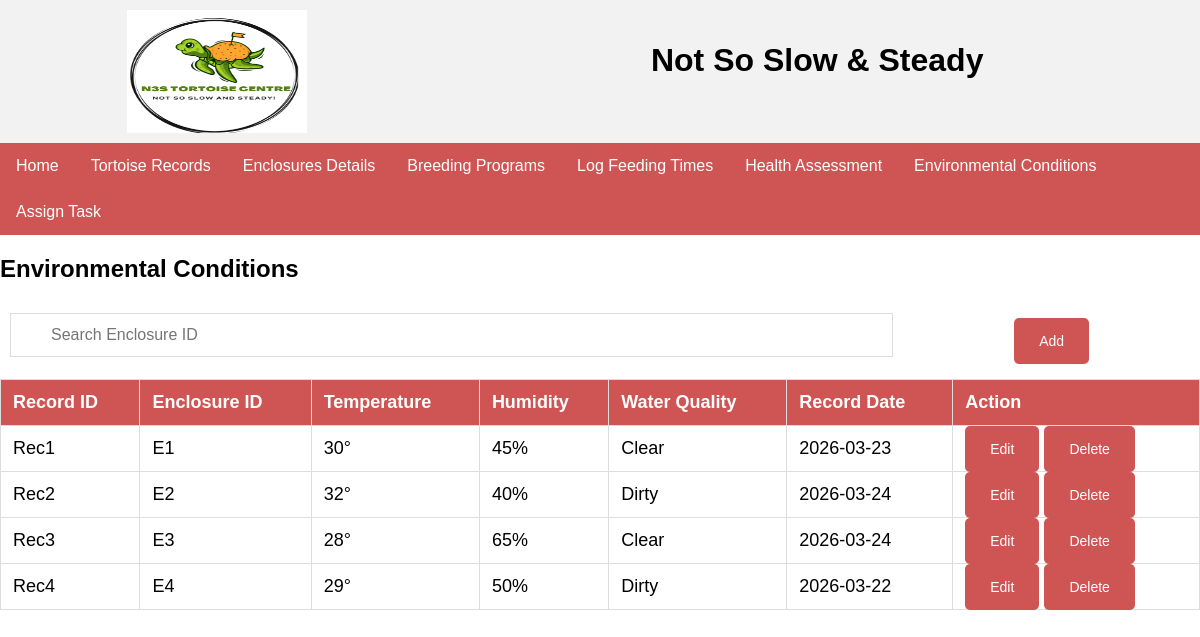
Page /environmentalConditions.php on the committed database.
### tables this page shows
CREATE TABLE `econditions` (
  `recordID` varchar(100) NOT NULL,
  `enclosureID` varchar(100) NOT NULL,
  `temperature` varchar(100) NOT NULL,
  `humidity` varchar(100) NOT NULL,
  `waterQuality` varchar(100) NOT NULL,
  `record_Date` date NOT NULL
);

### environmentalConditions.php (the view, shortened to what this page needs)
<?php
include "./db.php";
$sql = " SELECT recordID, enclosureID, temperature, humidity, waterQuality, record_Date  FROM econditions";
$result = $conn->query($sql);
?>
<!DOCTYPE html>
<html>
<head>
</head>
<body>
<table>
    <td style="border: 0px solid #ddd;"><img src="logo.png" width="180" height="123"></td>
    <td style="border: 0px solid #ddd;"><h1>Not So Slow & Steady</h1></td>
</table>
<ul>
  <li><a href="home.php">Home</a></li>
  <li><a href="tortoiseRecords.php">Tortoise Records</a></li>
  <li><a href="enclosure.php">Enclosures Details</a></li>
  <li><a href="breedingProgram.php">Breeding Programs</a></li>
  <li><a href="FeedingTimes.php">Log Feeding Times</a></li>
  <li><a href="healthAssessment.php">Health Assessment</a></li>
  <li><a href="environmentalConditions.php">Environmental Conditions</a></li>
  <li><a href="assignTask.php">Assign Task</a></li>
</ul>
<h2>Environmental Conditions</h2>
<table style="border: 0px solid #ddd;">
    <td style="border: 0px solid #ddd;"><input type="text" id="myInput" onkeyup="myFunction()" placeholder="Search Enclosure ID" title="Type ID"></td>
    <td style="border: 0px solid #ddd;"><a href="environmentalConditions_Create.php" class="button">Add</a></td>
</table>
<table id="myTable">
  <tr class="header">
    <th>Record ID</th>
    <th>Enclosure ID</th>
    <th>Temperature</th>
    <th>Humidity</th>
    <th>Water Quality</th>
    <th>Record Date</th>
    <th>Action</th>
  </tr>
  <?php
    if ($result->num_rows > 0) {
      while ($row = $result->fetch_assoc()) {
  ?>
  <tr>
    <td><?php echo $row['recordID']; ?></td>
    <td><?php echo $row['enclosureID']; ?></td>
    <td><?php echo $row['temperature']; ?></td>
    <td><?php echo $row['humidity']; ?></td>
    <td><?php echo $row['waterQuality']; ?></td>
    <td><?php echo $row['record_Date']; ?></td>
    <td>
      <a href="environmentalConditions_Update.php?recordID=<?php echo $row['recordID']; ?>" class="button">Edit</a>
      <a href="environmentalConditions_Delete.php?recordID=<?php echo $row['recordID']; ?>" class="button" style="background-color: #cf5555;">Delete</a>
    </td>
  </tr>
  <?php
      }
    }
  ?>
</table>
</body>
</html>

### environmentalConditions.php (style rules this page uses)
body { font-family: Arial; margin: 0; }
ul { list-style-type: none; margin: 0; padding: 0; overflow: hidden; background-color: #cf5555; }
ul li { float: left; }
ul li a { display: block; color: white; padding: 14px 16px; text-decoration: none; }
table { width: 100%; border-collapse: collapse; }
th, td { border: 1px solid #ddd; padding: 10px; text-align: center; }
th { background-color: #cf5555; color: white; }
h1 { text-align: center; }
.button { background-color: #cf5555; border: none; color: white; padding: 15px 25px; text-decoration: none; font-size: 14px; cursor: pointer; border-radius: 5px; }
* { box-sizing: border-box; }
#myInput { background-image: url('/css/searchicon.png'); background-position: 10px 10px; background-repeat: no-repeat; width: 100%; font-size: 16px; padding: 12px 20px 12px 40px; border: 1px solid #ddd; margin-bottom: 12px; }
#myTable { border-collapse: collapse; width: 100%; border: 1px solid #ddd; font-size: 18px; }
#myTable th, #myTable td { text-align: left; padding: 12px; }
#myTable tr { border-bottom: 1px solid #ddd; }
#myTable tr.header, #myTable tr:hover { background-color: #f1f1f1; }

### rows in the picture
econditions: recordID "Rec1", enclosureID "E1", temperature "30°", humidity "45%", waterQuality "Clear", record_Date "2026-03-23"
econditions: recordID "Rec2", enclosureID "E2", temperature "32°", humidity "40%", waterQuality "Dirty", record_Date "2026-03-24"
econditions: recordID "Rec3", enclosureID "E3", temperature "28°", humidity "65%", waterQuality "Clear", record_Date "2026-03-24"
econditions: recordID "Rec4", enclosureID "E4", temperature "29°", humidity "50%", waterQuality "Dirty", record_Date "2026-03-22"
